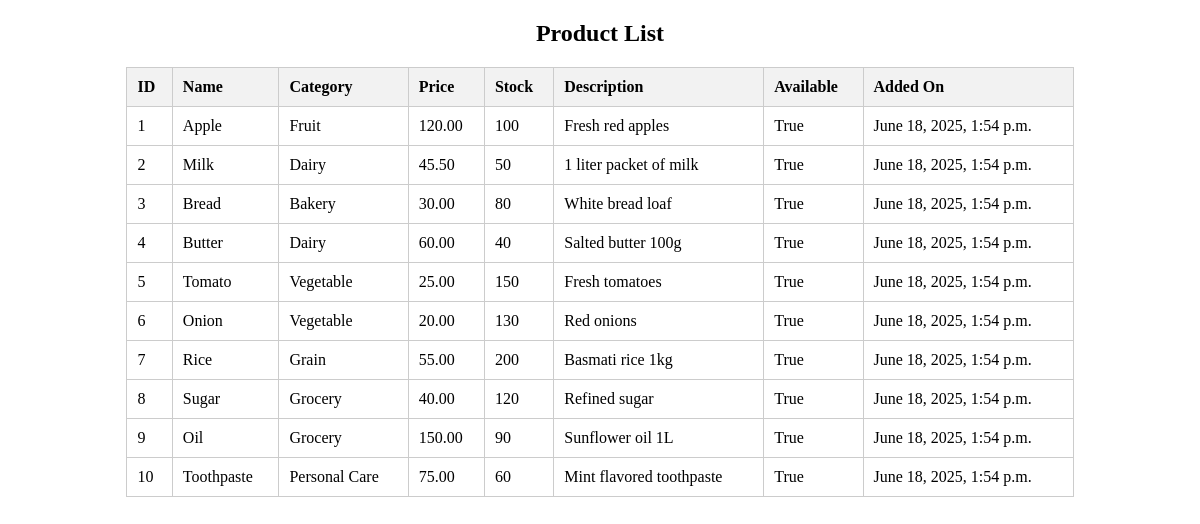
Before: / with the older database file.
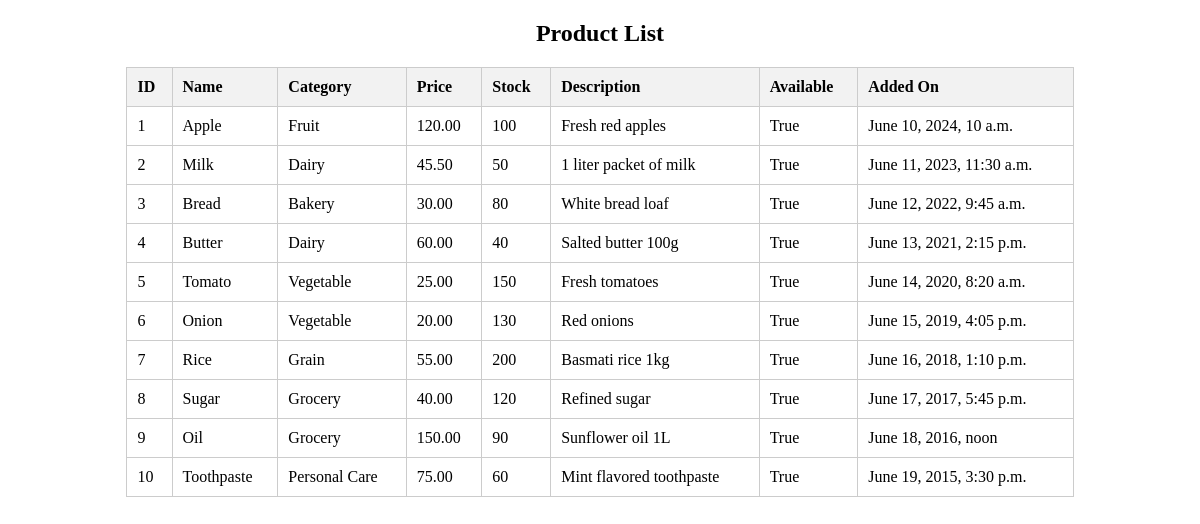
After: the same page with the newer database file.
### inventory/models.py (models this page shows)
class Product(models.Model):
    name = models.CharField(max_length=100)
    category = models.CharField(max_length=50)
    price = models.DecimalField(max_digits=10, decimal_places=2)
    stock = models.IntegerField()
    description = models.TextField()
    is_available = models.BooleanField(default=True)
    added_on = models.DateTimeField(auto_now_add=True)
    def __str__(self):
        return self.name

### inventory/views.py (the view)
# urls.py: 2. Add a URL to urlpatterns:  path('', views.home, name='home')
def home(request):
    products = Product.objects.all()
    print('return:',products)
    print()
    print(products.query)
    return render(request, 'inventory/product_list.html', {'products': products})

### inventory/templates/inventory/product_list.html (shortened to what this page needs)
<!DOCTYPE html>
<html>
<head>
</head>
<body>
    <h2 style="text-align:center;">Product List</h2>
    <table>
        <tr>
            <th>ID</th>
            <th>Name</th>
            <th>Category</th>
            <th>Price</th>
            <th>Stock</th>
            <th>Description</th>
            <th>Available</th>
            <th>Added On</th>
        </tr>
        {% for product in products %}
        <tr>
            <td>{{ product.id }}</td>
            <td>{{ product.name }}</td>
            <td>{{ product.category }}</td>
            <td>{{ product.price }}</td>
            <td>{{ product.stock }}</td>
            <td>{{ product.description }}</td>
            <td>{{ product.is_available }}</td>
            <td>{{ product.added_on }}</td>
        </tr>
        {% empty %}
        <tr>
            <td colspan="8" style="text-align:center;">No products available.</td>
        </tr>
        {% endfor %}
    </table>
</body>
</html>

### inventory/templates/inventory/product_list.html (style rules this page uses)
table { border-collapse: collapse; width: 80%; margin: 20px auto; }
th, td { border: 1px solid #ccc; padding: 10px; text-align: left; }
th { background-color: #f2f2f2; }

Changed rows visible on the page:
changed Product "Apple": added_on "June 18, 2025, 1:54 p.m." → "June 10, 2024, 10 a.m."
changed Product "Milk": added_on "June 18, 2025, 1:54 p.m." → "June 11, 2023, 11:30 a.m."
changed Product "Bread": added_on "June 18, 2025, 1:54 p.m." → "June 12, 2022, 9:45 a.m."
changed Product "Butter": added_on "June 18, 2025, 1:54 p.m." → "June 13, 2021, 2:15 p.m."
changed Product "Tomato": added_on "June 18, 2025, 1:54 p.m." → "June 14, 2020, 8:20 a.m."
changed Product "Onion": added_on "June 18, 2025, 1:54 p.m." → "June 15, 2019, 4:05 p.m."
changed Product "Rice": added_on "June 18, 2025, 1:54 p.m." → "June 16, 2018, 1:10 p.m."
changed Product "Sugar": added_on "June 18, 2025, 1:54 p.m." → "June 17, 2017, 5:45 p.m."
changed Product "Oil": added_on "June 18, 2025, 1:54 p.m." → "June 18, 2016, noon"
changed Product "Toothpaste": added_on "June 18, 2025, 1:54 p.m." → "June 19, 2015, 3:30 p.m."
